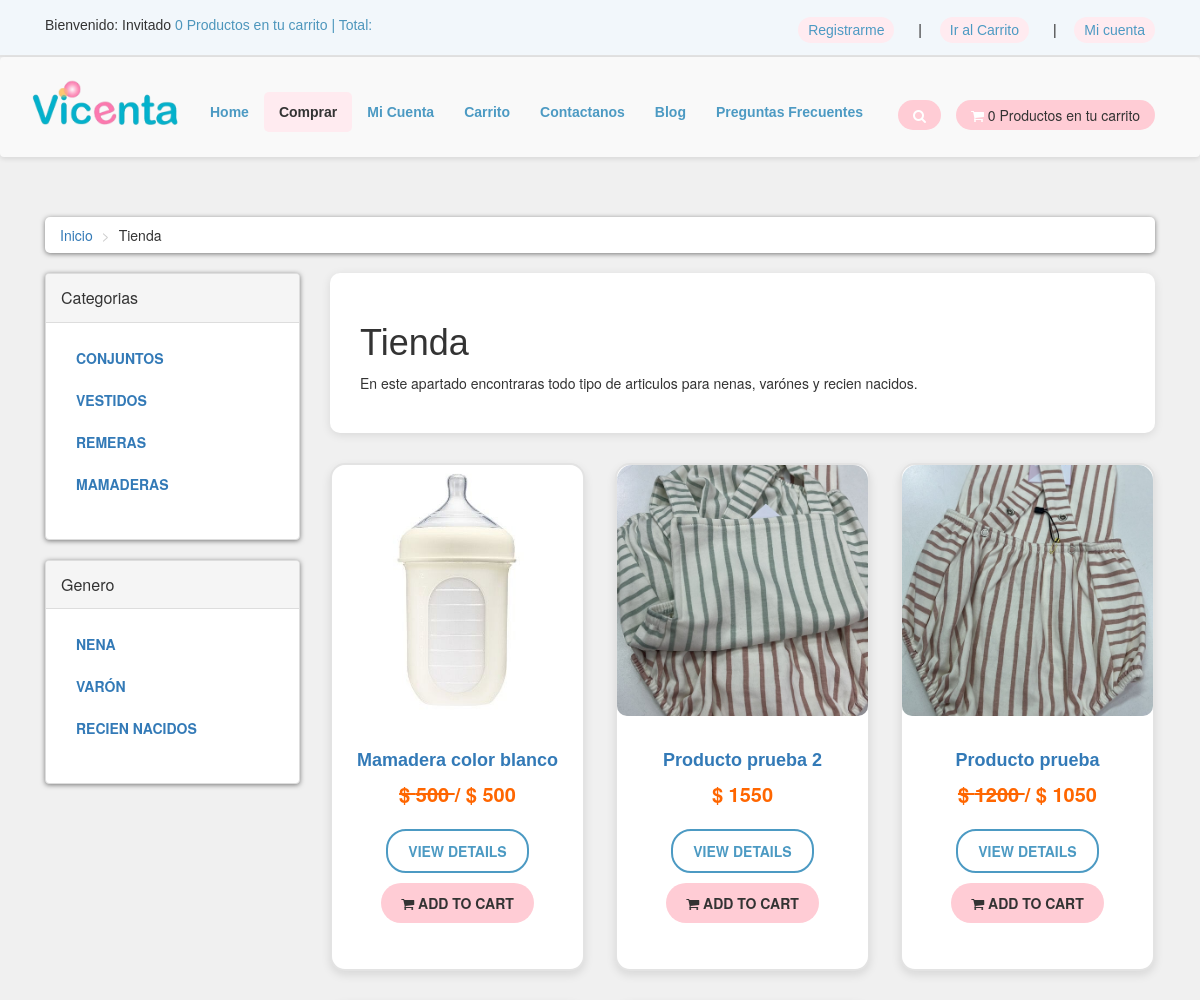
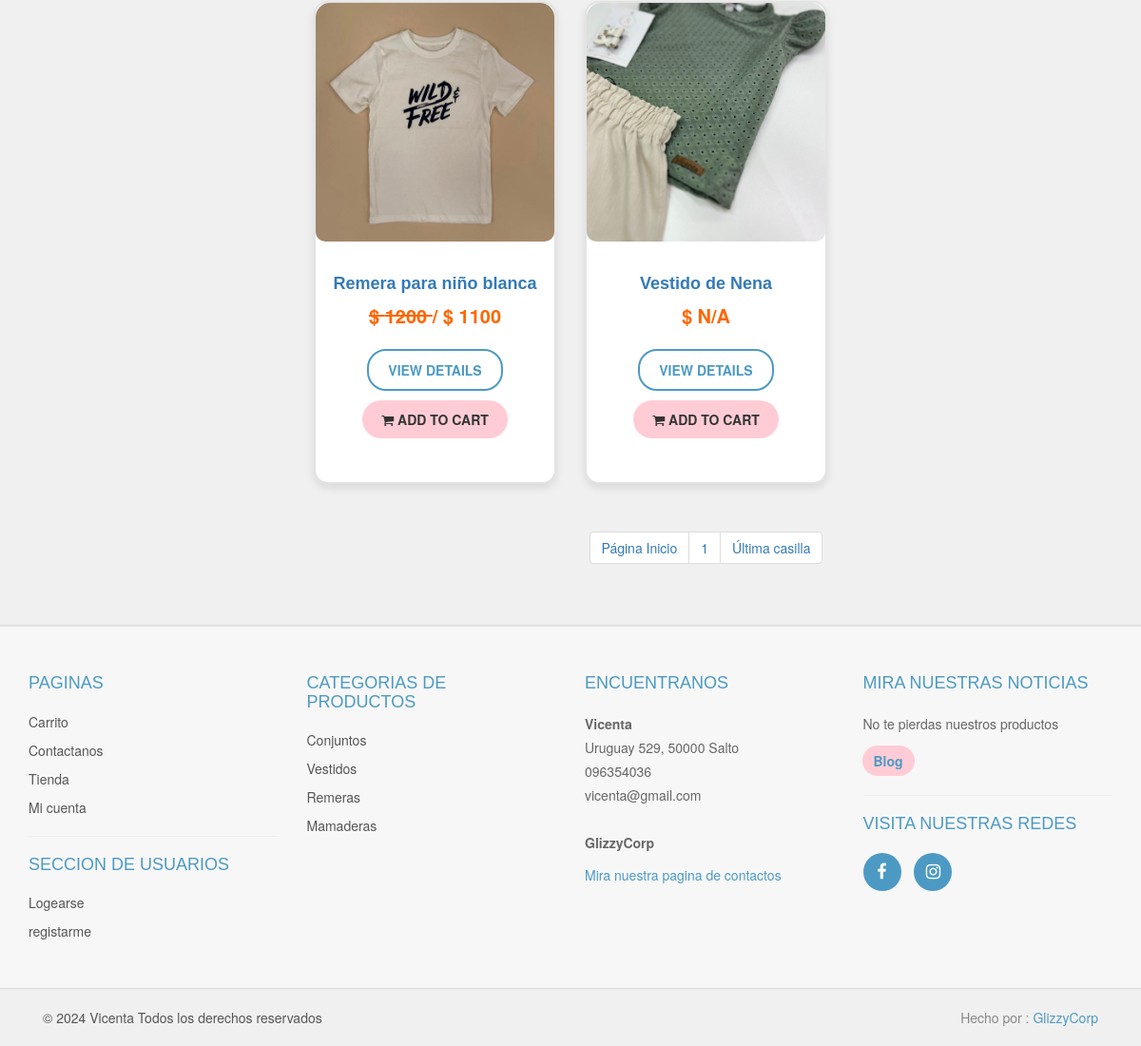
Page /tienda.php on the committed database (2 pictures, top to bottom).
### tables this page shows
CREATE TABLE `productos_categorias` (
  `p_cat_id` int(5) NOT NULL,
  `p_cat_titulo` text NOT NULL,
  `p_cat_desc` text NOT NULL,
  `activo` int(1) DEFAULT 1
);

CREATE TABLE `categorias` (
  `cat_id` int(5) NOT NULL,
  `cat_titulo` text NOT NULL,
  `cat_desc` text NOT NULL,
  `activo` int(1) DEFAULT 1
);

CREATE TABLE `productos` (
  `producto_id` int(6) NOT NULL,
  `p_cat_id` int(5) NOT NULL,
  `cat_id` int(5) NOT NULL,
  `date` timestamp NOT NULL DEFAULT current_timestamp() ON UPDATE current_timestamp(),
  `producto_titulo` text NOT NULL,
  `producto_img1` text NOT NULL,
  `producto_img2` text NOT NULL,
  `producto_img3` text NOT NULL,
  `producto_desc` text NOT NULL,
  `producto_keywords` text NOT NULL,
  `producto_etiqueta` text NOT NULL,
  `activo` int(1) DEFAULT 1,
  `stock` int(4) NOT NULL
);

CREATE TABLE `variantes` (
  `var_id` int(5) NOT NULL,
  `producto_id` int(5) NOT NULL,
  `stock_var` int(5) NOT NULL,
  `talle` varchar(3) NOT NULL,
  `precio_var` int(5) NOT NULL,
  `var_precio_of` int(5) NOT NULL,
  `activo` int(1) DEFAULT 1
);

### tienda.php (the view, shortened to what this page needs)
<?php
include("includes/header.php");
?>
<div id="content">
    <div class="container">
        <div class="col-md-12">
            <ul class="breadcrumb">
                <li><a href="index.php">Inicio</a></li>
                <li>Tienda</li>
            </ul>
        </div>
        <div class="col-md-3">
            <?php include("includes/sidebar.php"); ?>
        </div>
        <div class="col-md-9">
            <?php
            if(!isset($_GET['p_cat']) && !isset($_GET['cat'])) {
                echo "
                <div class='box'>
                    <h1>Tienda</h1>
                    <p>En este apartado encontraras todo tipo de articulos para nenas, varónes y recien nacidos.</p>
                </div>
                ";
            }
            ?>
            <div class="row">
                <?php
                if(!isset($_GET['p_cat']) && !isset($_GET['cat'])) {
                    $per_page = 6;
                    $page = isset($_GET['page']) ? $_GET['page'] : 1;
                    $start_from = ($page - 1) * $per_page;
                    $get_products = "SELECT * FROM productos ORDER BY 1 DESC LIMIT $start_from, $per_page";
                    $run_products = mysqli_query($db, $get_products);
                    while($row_products = mysqli_fetch_array($run_products)) {
                        $pro_id = $row_products['producto_id'];
                        $pro_title = $row_products['producto_titulo'];
                        $pro_img1 = $row_products['producto_img1'];
                        $pro_label = $row_products['producto_etiqueta'];
                        $pro_activo = $row_products['activo'];
                        $get_variante = "SELECT * FROM variantes WHERE producto_id = '$pro_id' LIMIT 1";
                        $run_variante = mysqli_query($db, $get_variante);
                        $row_variante = mysqli_fetch_array($run_variante);
                        $pro_price_var = isset($row_variante['precio_var']) ? $row_variante['precio_var'] : "N/A";
                        $pro_sale_price = isset($row_variante['var_precio_of']) ? $row_variante['var_precio_of'] : null;
                        if($pro_sale_price) {
                            $product_price = "<del> $ $pro_price_var </del>";
                            $product_sale_price = "/ $ $pro_sale_price";
                        } else {
                            $product_price = "$ $pro_price_var";
                            $product_sale_price = "";
                        }
                        $product_label = $pro_label ? "
                            <a href='#' class='label $pro_label'>
                                <div class='theLabel'> $pro_label </div>
                                <div class='labelBackground'></div>
                            </a>" : '';
                        if($pro_activo == 1) {
                            echo "
                            <div class='col-md-4 col-sm-6 center-responsive'>
                                <div class='product'>
                                    <a href='details.php?pro_id=$pro_id'>
                                        <img class='img-responsive' src='admin_area/product_images/$pro_img1'>
                                    </a>
                                    <div class='text'>
                                        <h3><a href='details.php?pro_id=$pro_id'>$pro_title</a></h3>
                                        <p class='price'>$product_price $product_sale_price</p>
                                        <p class='button'>
                                            <a class='btn btn-default' href='details.php?pro_id=$pro_id'>View Details</a>
                                            <a class='btn btn-primary' href='details.php?pro_id=$pro_id'><i class='fa fa-shopping-cart'></i> Add to Cart</a>
                                        </p>
                                    </div>
                                    $product_label
                                </div>
                            </div>";
                        }
                    }
                }
                ?>
            </div>
            <?php
            $per_page = 6;
$query = "SELECT * FROM productos";
$resultado = mysqli_query($db, $query);
$total_rec = mysqli_num_rows($resultado);
$total_pag = ceil($total_rec / $per_page);
?>
<center>
    <ul class="pagination">
        <?php
        echo "<li><a href='tienda.php?page=1'>Página Inicio</a></li>";
        for ($i = 1; $i <= $total_pag; $i++) {
            echo "<li><a href='tienda.php?page=$i'>$i</a></li>";
        }
        echo "<li><a href='tienda.php?page=$total_pag'>Última casilla</a></li>";
        ?>
    </ul>
</center>
        </div>
    </div>
</div>
<?php include("footer.php"); ?>
</body>
</html>

### functions/functions.php (shortened to what this page needs)
<?php
$db = mysqli_connect("localhost","root","","vicentita");
function getPCats(){
    global $db;
    $get_p_cats = " SELECT * FROM productos_categorias";
    $run_p_cats = mysqli_query($db, $get_p_cats);
    while ($row_p_cats = mysqli_fetch_array($run_p_cats)) {
        $p_cat_id = $row_p_cats['p_cat_id'];
        $p_cat_titulo = $row_p_cats['p_cat_titulo'];
        $p_cat_activo = $row_p_cats['activo'];
         if($p_cat_activo == 0){
         }else{
        echo "
            <li>
                <a href='tienda.php?p_cat=$p_cat_id'> $p_cat_titulo </a>
            </li>
            ";
    }
}
}
function getCats(){
    global $db;
    $get_cats = " SELECT * FROM categorias";
    $run_cats = mysqli_query($db, $get_cats);
    while ($row_cats = mysqli_fetch_array($run_cats)) {
        $cat_id = $row_cats['cat_id'];
        $cat_titulo = $row_cats['cat_titulo'];
        echo "
            <li>
                <a href='tienda.php?cat=$cat_id'> $cat_titulo </a>
            </li>
            ";
    }
}
function items() {
    global $db;
    if (isset($_SESSION['cliente_email'])) {
        $cliente_email = $_SESSION['cliente_email'];
        $get_cliente_id = "SELECT cliente_id FROM customer WHERE cliente_email = ?";
        if ($stmt = mysqli_prepare($db, $get_cliente_id)) {
            mysqli_stmt_bind_param($stmt, "s", $cliente_email);
            mysqli_stmt_execute($stmt);
            $result = mysqli_stmt_get_result($stmt);
            if (mysqli_num_rows($result) > 0) {
                $row = mysqli_fetch_assoc($result);
                $cliente_id = $row['cliente_id'];
                $get_items = "SELECT * FROM cart WHERE cliente_id = ?";
                if ($stmt_items = mysqli_prepare($db, $get_items)) {
                    mysqli_stmt_bind_param($stmt_items, "i", $cliente_id);
                    mysqli_stmt_execute($stmt_items);
                    $result_items = mysqli_stmt_get_result($stmt_items);
                    $cont_items = mysqli_num_rows($result_items);
                    echo $cont_items;
                    mysqli_stmt_close($stmt_items);
                } else {
                    echo "Error al preparar la consulta de productos.";
                }
            } else {
                echo "No se encontró el cliente en la base de datos.";
            }
            mysqli_stmt_close($stmt);
        } else {
            echo "Error al preparar la consulta para obtener el cliente_id.";
        }
    } else {
        echo "0";
    }
}

### footer.php (shortened to what this page needs)
<div id="footer">
    <div class="container">
        <div class="row">
            <div class="col-sm-6 col-md-3">
               <h4>Paginas</h4>
                <ul>
                    <li><a href="cart.php">Carrito</a></li>
                    <li><a href="contact.php">Contactanos</a></li>
                    <li><a href="tienda.php">Tienda</a></li>
                    <li><a href="customer/my_account.php">Mi cuenta</a></li>
                </ul>
                <hr>
                <h4>Seccion de usuarios</h4>
                <ul>
                    <li><a href="customer/my_account.php?misOrdenes">Logearse</a></li>
                    <li><a href="customer_register.php">registarme</a></li>
                </ul>
            </div>
            <div class="com-sm-6 col-md-3">
                <h4>Categorias de productos</h4>
                <ul>
                <?php
                $get_p_cats = "select * from productos_categorias";
                    $run_p_cats = mysqli_query($con,$get_p_cats);
                    while($row_p_cats=mysqli_fetch_array($run_p_cats)){
                        $p_cat_id = $row_p_cats['p_cat_id'];
                        $p_cat_titulo = $row_p_cats['p_cat_titulo'];
                        echo "
                            <li>
                                <a href='shop.php?p_cat=$p_cat_id'>
                                    $p_cat_titulo
                                </a>
                            </li>
                        ";
                    }
                ?>
                </ul>
            </div>
            <div class="col-sm-6 col-md-3">
                <h4>Encuentranos</h4>
                <p>
                    <strong>Vicenta</strong>
                    <br/> Uruguay 529, 50000 Salto
                    <br/>096354036
                    <br/>vicenta@gmail.com
                    <br>
                    <br/><Strong>GlizzyCorp</Strong></a>
                </p>
                <a href="https://glizzycorp.shop/">Mira nuestra pagina de contactos</a>
            </div>
            <div class="col-sm-6 col-md-3">
                <h4>Mira nuestras noticias</h4>
                <p class="text-muted">
                    No te pierdas nuestros productos
                </p>
                    <div class="input-group">
                        <span class="input-group-btn">
                            <button type="submit" value="Blog" class="btn btn-default"> <a href="../blog.php">Blog</a></button>
                        </span>
                    </div>
                <hr>
                <h4>Visita nuestras Redes</h4>
                <p class="social">
                    <a href="https://www.facebook.com/vicenta.saltouy/?locale=es_LA" class="fa fa-facebook"></a>
                    <a href="https://www.instagram.com/vicenta_salto/" class="fa fa-instagram"></a>
                </p>
            </div>
        </div>
    </div>
</div>
<div id="copyright">
    <div class="container">
        <div class="col-md-6">
            <p class="pull-left">&copy; 2024 Vicenta Todos los derechos reservados</p>
        </div>
        <div class="col-md-6">
            <p class="pull-right">Hecho por : <a href="https://glizzycorp.shop/">GlizzyCorp</a></p>
        </div>
    </div>
</div>

### styles/styles.css (style rules this page uses)
body { font-size: 14px; line-height: 1.42857143; color: #333333; background: #f0f0f0; overflow-x: hidden; }
#content { padding: 40px 0; }
#content .product { background-color: #ffffff; border: 2px solid #e3e3e3; border-radius: 15px; box-shadow: 0 4px 10px rgba(0, 0, 0, 0.1); transition: transform 0.3s ease, box-shadow 0.3s ease; margin-bottom: 30px; text-align: center; }
#content .product img { border-top-left-radius: 15px; border-top-right-radius: 15px; width: 100%; height: auto; }
#content .text { padding: 15px; }
#content .text h3 { font-size: 18px; font-weight: bold; color: #4c9ac3; margin-bottom: 10px; font-family: 'Arial', sans-serif; }
#content .text .price { font-size: 20px; color: #ff6600; margin-bottom: 15px; }
#content .text .button a { border-radius: 20px; padding: 10px 20px; font-size: 14px; font-weight: bold; text-transform: uppercase; display: inline-block; margin: 5px; transition: background-color 0.3s ease, color 0.3s ease; }
#content .text .button .btn-default { background-color: #ffffff; color: #4c9ac3; border: 2px solid #4c9ac3; }
#content .text .button .btn-primary { background-color: #ffccd5; color: #333333; border: none; }
.breadcrumb { padding: 8px 15px; margin-bottom: 20px; background: #ffffff; border-radius: 5px; box-shadow: 0px 1px 5px rgba(0, 0, 0, .5); }
.breadcrumb> li + li:before { content: ">\00a0"; color: #cccccc; }
#content .panel.sidebar-menu ul.nav.category-menu li a { text-transform: uppercase; font-weight: 600; }
.box { background-color: #fff; padding: 30px; border-radius: 10px; box-shadow: 0px 2px 10px rgba(0, 0, 0, 0.1); margin-bottom: 30px; }
.box h1 { font-family: 'Arial', sans-serif; color: #333; }
.price { color: #ff6699; font-size: 24px; font-weight: bold; text-align: center; }
#footer { background-color: #f7f7f7; padding: 40px 0; color: #555555; border-top: 2px solid #e0e0e0; }
#footer h4 { color: #4c9ac3; font-size: 18px; font-family: 'Arial', sans-serif; margin-bottom: 20px; text-transform: uppercase; }
#footer ul { list-style: none; padding-left: 0; }
#footer ul li { margin-bottom: 10px; }
#footer ul li a { color: #555555; text-decoration: none; transition: color 0.3s ease; }
#footer p { font-size: 14px; line-height: 1.8; color: #666666; }
#footer a { color: #4c9ac3; }
#footer .input-group-btn .btn-default { background-color: #ffccd5; border: none; border-radius: 20px; color: #555555; font-weight: bold; transition: background-color 0.3s ease; }
#footer .social a { margin-right: 10px; display: inline-block; width: 40px; height: 40px; line-height: 40px; text-align: center; background-color: #4c9ac3; border-radius: 50%; color: #ffffff; font-size: 18px; transition: background-color 0.3s ease; }
#copyright { background-color: #f0f0f0; padding: 20px 0; font-size: 14px; color: #888888; border-top: 1px solid #dcdcdc; }
#copyright p { margin: 0; }
#copyright .pull-left { float: left; color: #555555; }
#copyright .pull-right a { color: #4c9ac3; }
.product img.img-responsive { width: 100%; height: auto; object-fit: cover; aspect-ratio: 1; border-radius: 10px; margin: 0 auto; display: block; }
.product { display: flex; flex-direction: column; justify-content: space-between; height: 100%; box-sizing: border-box; }

### rows in the picture
productos_categorias: p_cat_titulo "CONJUNTOS", p_cat_titulo "Conjuntos"
productos_categorias: p_cat_titulo "VESTIDOS", p_cat_titulo "Vestidos"
productos_categorias: p_cat_titulo "REMERAS", p_cat_titulo "Remeras"
productos_categorias: p_cat_titulo "MAMADERAS", p_cat_titulo "Mamaderas"
categorias: cat_titulo "NENA"
categorias: cat_titulo "VARÓN"
categorias: cat_titulo "RECIEN NACIDOS"
productos: producto_img1 (picture), producto_titulo "Mamadera color blanco", variantes.precio_var "500", variantes.var_precio_of "/ $ 500"
productos: producto_img1 (picture), producto_titulo "Producto prueba 2", variantes.precio_var "$ 1550"
productos: producto_img1 (picture), producto_titulo "Producto prueba", variantes.precio_var "1200", variantes.var_precio_of "/ $ 1050"
productos: producto_img1 (picture), producto_titulo "Remera para niño blanca", variantes.precio_var "1200", variantes.var_precio_of "/ $ 1100"
productos: producto_img1 (picture), producto_titulo "Vestido de Nena", product_price "$ N/A"
